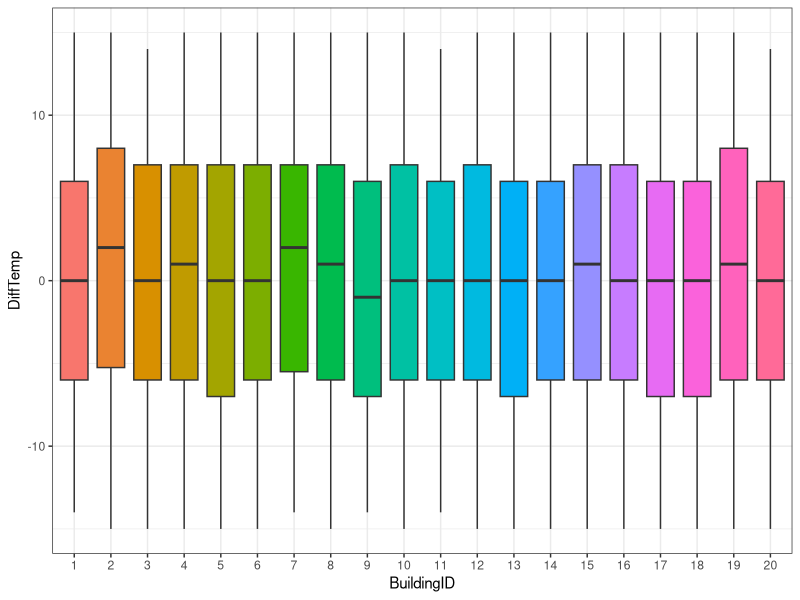
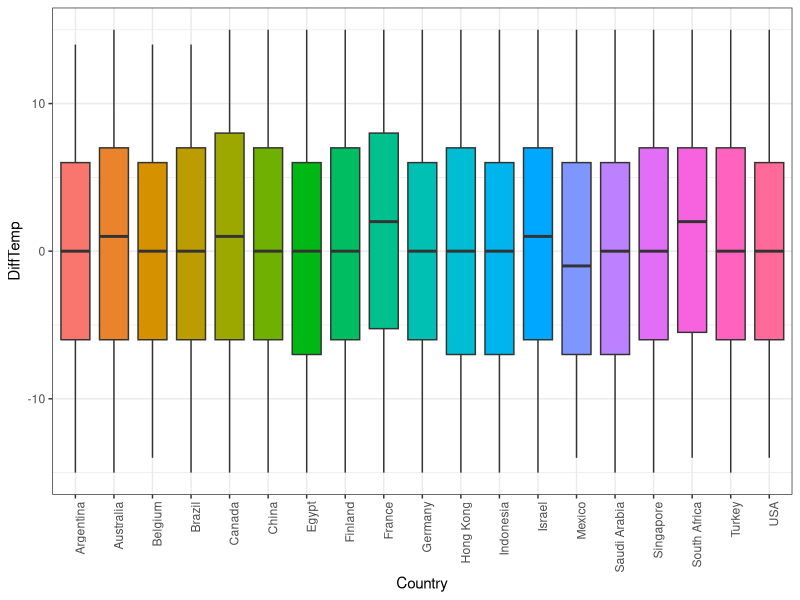
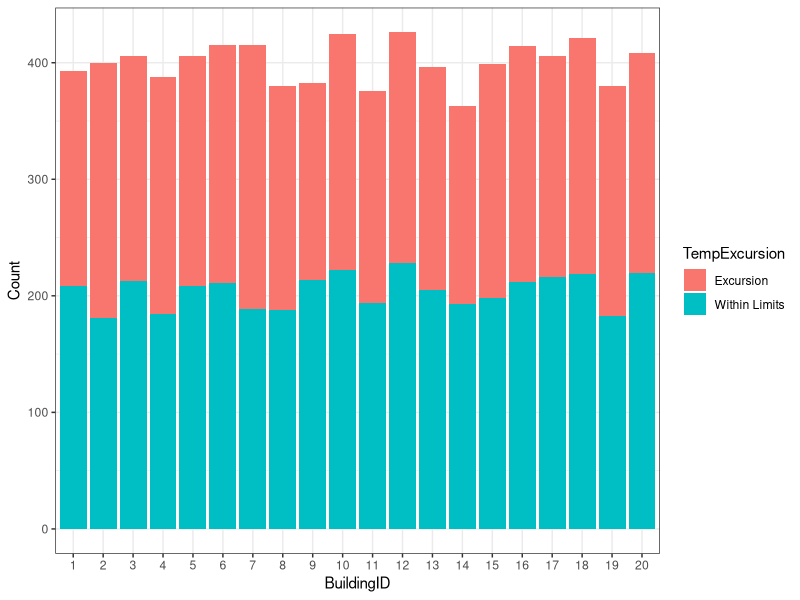
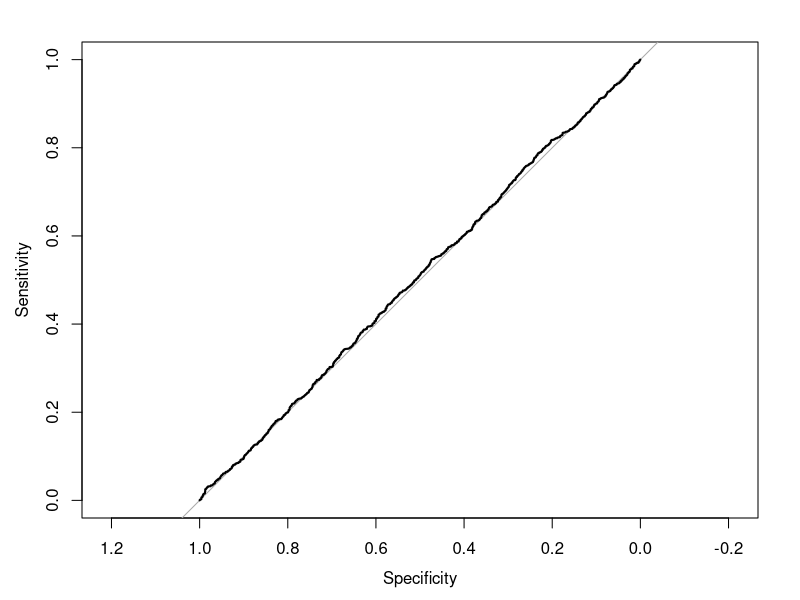

Recreate these plots in R, in order.
## ---- chunk 1
hvac <- read.csv("HVAC.csv", header = T, stringsAsFactors = F)
building <- read.csv("building.csv", header = T, stringsAsFactors = F)
head(hvac)
head(building)
dim(hvac)
dim(building)
## ---- chunk 2
summary(building)
summary(hvac)

## ---- chunk 3
build_fctrs <- c("BuildingID", "Country")
building[build_fctrs] <- lapply(building[build_fctrs], as.factor)
hvac$BuildingID <- as.factor(hvac$BuildingID)
summary(hvac)
summary(building)


## ---- chunk 4
head(hvac)
hvac$Date_Time <- as.POSIXct(paste(hvac$Date, 
                                   hvac$Time, sep = " "), 
                             format = "%m/%d/%y %H:%M:%S")
hvac$Date <- as.Date(hvac$Date_Time)
hvac$Time <- strftime(hvac$Date_Time, format = "%H:%M:%S")
head(hvac)
## ---- chunk 5

build_temps <- merge(building, hvac, by = "BuildingID")
head(build_temps)

## ---- chunk 6
build_temps$DiffTemp <- with(build_temps, ActualTemp - TargetTemp)

## ---- chunk 7
library(ggplot2)
ggplot(build_temps, aes(x = BuildingID, y = DiffTemp, fill = BuildingID)) + geom_boxplot() + guides(fill = F) + theme_bw()

## ---- chunk 8
ggplot(build_temps, aes(x = Country, y = DiffTemp, fill = Country)) + geom_boxplot() + guides(fill = F) + theme_bw() + theme(axis.text.x = element_text(angle = 90, hjust = 1))
## ---- chunk 9
library(dplyr)
build_temps <- build_temps %>% mutate(TempExcursion = ifelse(DiffTemp > 0, "Excursion", "Within Limits"), TempFlag = ifelse(DiffTemp > 0, 1, 0))
excursions <- build_temps %>% group_by(TempExcursion, BuildingID) %>% summarize(Count = n())
ggplot(excursions, aes(x = BuildingID, y = Count, fill = TempExcursion)) + geom_bar(stat = 'identity', position = 'stack') + theme_bw()
## ---- chunk 10
range(build_temps$Date)
build_temps$SplitValue <- ifelse(build_temps$Date > "2013-06-15", "Test", "Train")
split_df <- split(build_temps, build_temps$SplitValue)
names(split_df)
lapply(split_df, dim)
lapply(split_df, function(x) range(x$Date))
## ---- chunk 11
temp_formula <- TempFlag ~ BuildingID + BuildingMgr + BuildingAge + HVACproduct + Country + Time + System + SystemAge
train_model <- glm(temp_formula, family = 'binomial', data = split_df[["Train"]])
## ---- chunk 12
predictions <- predict(train_model, newdata = split_df[["Test"]], 
                       type = 'response')
summary(predictions)
## ---- chunk 13
library(pROC)
roc_curve <- roc(split_df[["Test"]]$TempFlag, predictions)
auc_value <- auc(roc_curve)
auc_value
plot(roc_curve)
